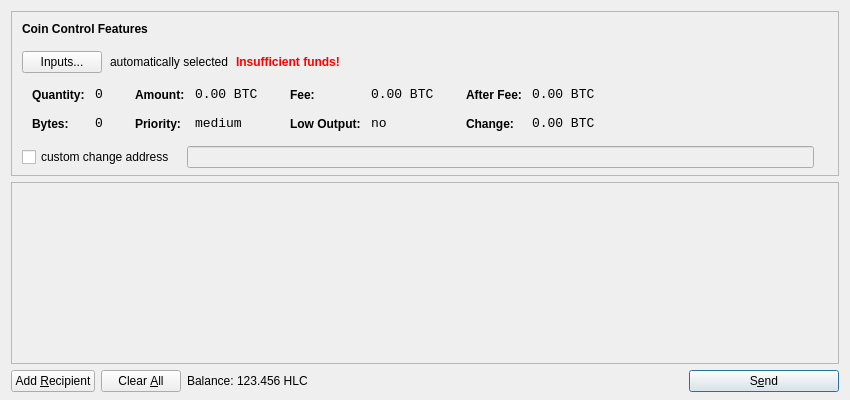
<?xml version="1.0" encoding="UTF-8"?>
<ui version="4.0">
 <class>SendCoinsDialog</class>
 <widget class="QDialog" name="SendCoinsDialog">
  <property name="geometry">
   <rect>
    <x>0</x>
    <y>0</y>
    <width>850</width>
    <height>400</height>
   </rect>
  </property>
  <property name="windowTitle">
   <string>Send Coins</string>
  </property>
  <layout class="QVBoxLayout" name="verticalLayout" stretch="0,1,0">
   <property name="bottomMargin">
    <number>8</number>
   </property>
   <item>
    <widget class="QFrame" name="frameCoinControl">
     <property name="sizePolicy">
      <sizepolicy hsizetype="Expanding" vsizetype="Expanding">
       <horstretch>0</horstretch>
       <verstretch>0</verstretch>
      </sizepolicy>
     </property>
     <property name="maximumSize">
      <size>
       <width>16777215</width>
       <height>16777215</height>
      </size>
     </property>
     <property name="frameShape">
      <enum>QFrame::StyledPanel</enum>
     </property>
     <property name="frameShadow">
      <enum>QFrame::Sunken</enum>
     </property>
     <layout class="QVBoxLayout" name="verticalLayoutCoinControl2">
      <property name="spacing">
       <number>-1</number>
      </property>
      <property name="leftMargin">
       <number>0</number>
      </property>
      <property name="topMargin">
       <number>0</number>
      </property>
      <property name="rightMargin">
       <number>0</number>
      </property>
      <property name="bottomMargin">
       <number>6</number>
      </property>
      <item>
       <layout class="QVBoxLayout" name="verticalLayoutCoinControl" stretch="0,0,0,0,1">
        <property name="spacing">
         <number>0</number>
        </property>
        <property name="leftMargin">
         <number>10</number>
        </property>
        <property name="topMargin">
         <number>10</number>
        </property>
        <item>
         <layout class="QHBoxLayout" name="horizontalLayoutCoinControl1">
          <property name="bottomMargin">
           <number>15</number>
          </property>
          <item>
           <widget class="QLabel" name="labelCoinControlFeatures">
            <property name="sizePolicy">
             <sizepolicy hsizetype="Preferred" vsizetype="Maximum">
              <horstretch>0</horstretch>
              <verstretch>0</verstretch>
             </sizepolicy>
            </property>
            <property name="font">
             <font>
              <weight>75</weight>
              <bold>true</bold>
             </font>
            </property>
            <property name="styleSheet">
             <string notr="true">font-weight:bold;</string>
            </property>
            <property name="text">
             <string>Coin Control Features</string>
            </property>
           </widget>
          </item>
         </layout>
        </item>
        <item>
         <layout class="QHBoxLayout" name="horizontalLayoutCoinControl2" stretch="0,0,0,0">
          <property name="spacing">
           <number>8</number>
          </property>
          <property name="bottomMargin">
           <number>10</number>
          </property>
          <item>
           <widget class="QPushButton" name="pushButtonCoinControl">
            <property name="styleSheet">
             <string notr="true"/>
            </property>
            <property name="text">
             <string>Inputs...</string>
            </property>
           </widget>
          </item>
          <item>
           <widget class="QLabel" name="labelCoinControlAutomaticallySelected">
            <property name="text">
             <string>automatically selected</string>
            </property>
            <property name="margin">
             <number>5</number>
            </property>
           </widget>
          </item>
          <item>
           <widget class="QLabel" name="labelCoinControlInsuffFunds">
            <property name="font">
             <font>
              <weight>75</weight>
              <bold>true</bold>
             </font>
            </property>
            <property name="styleSheet">
             <string notr="true">color:red;font-weight:bold;</string>
            </property>
            <property name="text">
             <string>Insufficient funds!</string>
            </property>
            <property name="margin">
             <number>5</number>
            </property>
           </widget>
          </item>
          <item>
           <spacer name="horizontalSpacerCoinControl">
            <property name="orientation">
             <enum>Qt::Horizontal</enum>
            </property>
            <property name="sizeHint" stdset="0">
             <size>
              <width>40</width>
              <height>1</height>
             </size>
            </property>
           </spacer>
          </item>
         </layout>
        </item>
        <item>
         <widget class="QWidget" name="widgetCoinControl" native="true">
          <property name="sizePolicy">
           <sizepolicy hsizetype="Preferred" vsizetype="Preferred">
            <horstretch>0</horstretch>
            <verstretch>0</verstretch>
           </sizepolicy>
          </property>
          <property name="minimumSize">
           <size>
            <width>0</width>
            <height>0</height>
           </size>
          </property>
          <property name="styleSheet">
           <string notr="true"/>
          </property>
          <layout class="QHBoxLayout" name="horizontalLayoutCoinControl5">
           <property name="margin">
            <number>0</number>
           </property>
           <item>
            <layout class="QHBoxLayout" name="horizontalLayoutCoinControl3" stretch="0,0,0,1">
             <property name="spacing">
              <number>20</number>
             </property>
             <property name="topMargin">
              <number>0</number>
             </property>
             <property name="bottomMargin">
              <number>10</number>
             </property>
             <item>
              <layout class="QFormLayout" name="formLayoutCoinControl1">
               <property name="horizontalSpacing">
                <number>10</number>
               </property>
               <property name="verticalSpacing">
                <number>14</number>
               </property>
               <property name="leftMargin">
                <number>10</number>
               </property>
               <property name="topMargin">
                <number>4</number>
               </property>
               <property name="rightMargin">
                <number>6</number>
               </property>
               <item row="0" column="0">
                <widget class="QLabel" name="labelCoinControlQuantityText">
                 <property name="styleSheet">
                  <string notr="true">font-weight:bold;</string>
                 </property>
                 <property name="text">
                  <string>Quantity:</string>
                 </property>
                 <property name="margin">
                  <number>0</number>
                 </property>
                </widget>
               </item>
               <item row="0" column="1">
                <widget class="QLabel" name="labelCoinControlQuantity">
                 <property name="font">
                  <font>
                   <family>Monospace</family>
                   <pointsize>10</pointsize>
                  </font>
                 </property>
                 <property name="cursor">
                  <cursorShape>IBeamCursor</cursorShape>
                 </property>
                 <property name="contextMenuPolicy">
                  <enum>Qt::ActionsContextMenu</enum>
                 </property>
                 <property name="text">
                  <string notr="true">0</string>
                 </property>
                 <property name="margin">
                  <number>0</number>
                 </property>
                 <property name="textInteractionFlags">
                  <set>Qt::LinksAccessibleByMouse|Qt::TextSelectableByKeyboard|Qt::TextSelectableByMouse</set>
                 </property>
                </widget>
               </item>
               <item row="1" column="0">
                <widget class="QLabel" name="labelCoinControlBytesText">
                 <property name="styleSheet">
                  <string notr="true">font-weight:bold;</string>
                 </property>
                 <property name="text">
                  <string>Bytes:</string>
                 </property>
                </widget>
               </item>
               <item row="1" column="1">
                <widget class="QLabel" name="labelCoinControlBytes">
                 <property name="font">
                  <font>
                   <family>Monospace</family>
                   <pointsize>10</pointsize>
                  </font>
                 </property>
                 <property name="cursor">
                  <cursorShape>IBeamCursor</cursorShape>
                 </property>
                 <property name="contextMenuPolicy">
                  <enum>Qt::ActionsContextMenu</enum>
                 </property>
                 <property name="text">
                  <string notr="true">0</string>
                 </property>
                 <property name="textInteractionFlags">
                  <set>Qt::LinksAccessibleByMouse|Qt::TextSelectableByKeyboard|Qt::TextSelectableByMouse</set>
                 </property>
                </widget>
               </item>
              </layout>
             </item>
             <item>
              <layout class="QFormLayout" name="formLayoutCoinControl2">
               <property name="horizontalSpacing">
                <number>10</number>
               </property>
               <property name="verticalSpacing">
                <number>14</number>
               </property>
               <property name="leftMargin">
                <number>6</number>
               </property>
               <property name="topMargin">
                <number>4</number>
               </property>
               <property name="rightMargin">
                <number>6</number>
               </property>
               <item row="0" column="0">
                <widget class="QLabel" name="labelCoinControlAmountText">
                 <property name="styleSheet">
                  <string notr="true">font-weight:bold;</string>
                 </property>
                 <property name="text">
                  <string>Amount:</string>
                 </property>
                 <property name="margin">
                  <number>0</number>
                 </property>
                </widget>
               </item>
               <item row="0" column="1">
                <widget class="QLabel" name="labelCoinControlAmount">
                 <property name="font">
                  <font>
                   <family>Monospace</family>
                   <pointsize>10</pointsize>
                  </font>
                 </property>
                 <property name="cursor">
                  <cursorShape>IBeamCursor</cursorShape>
                 </property>
                 <property name="contextMenuPolicy">
                  <enum>Qt::ActionsContextMenu</enum>
                 </property>
                 <property name="text">
                  <string notr="true">0.00 BTC</string>
                 </property>
                 <property name="textInteractionFlags">
                  <set>Qt::LinksAccessibleByMouse|Qt::TextSelectableByKeyboard|Qt::TextSelectableByMouse</set>
                 </property>
                </widget>
               </item>
               <item row="1" column="0">
                <widget class="QLabel" name="labelCoinControlPriorityText">
                 <property name="styleSheet">
                  <string notr="true">font-weight:bold;</string>
                 </property>
                 <property name="text">
                  <string>Priority:</string>
                 </property>
                </widget>
               </item>
               <item row="1" column="1">
                <widget class="QLabel" name="labelCoinControlPriority">
                 <property name="font">
                  <font>
                   <family>Monospace</family>
                   <pointsize>10</pointsize>
                  </font>
                 </property>
                 <property name="cursor">
                  <cursorShape>IBeamCursor</cursorShape>
                 </property>
                 <property name="contextMenuPolicy">
                  <enum>Qt::ActionsContextMenu</enum>
                 </property>
                 <property name="text">
                  <string>medium</string>
                 </property>
                 <property name="textInteractionFlags">
                  <set>Qt::LinksAccessibleByMouse|Qt::TextSelectableByKeyboard|Qt::TextSelectableByMouse</set>
                 </property>
                </widget>
               </item>
              </layout>
             </item>
             <item>
              <layout class="QFormLayout" name="formLayoutCoinControl3">
               <property name="horizontalSpacing">
                <number>10</number>
               </property>
               <property name="verticalSpacing">
                <number>14</number>
               </property>
               <property name="leftMargin">
                <number>6</number>
               </property>
               <property name="topMargin">
                <number>4</number>
               </property>
               <property name="rightMargin">
                <number>6</number>
               </property>
               <item row="0" column="0">
                <widget class="QLabel" name="labelCoinControlFeeText">
                 <property name="styleSheet">
                  <string notr="true">font-weight:bold;</string>
                 </property>
                 <property name="text">
                  <string>Fee:</string>
                 </property>
                 <property name="margin">
                  <number>0</number>
                 </property>
                </widget>
               </item>
               <item row="0" column="1">
                <widget class="QLabel" name="labelCoinControlFee">
                 <property name="font">
                  <font>
                   <family>Monospace</family>
                   <pointsize>10</pointsize>
                  </font>
                 </property>
                 <property name="cursor">
                  <cursorShape>IBeamCursor</cursorShape>
                 </property>
                 <property name="contextMenuPolicy">
                  <enum>Qt::ActionsContextMenu</enum>
                 </property>
                 <property name="text">
                  <string notr="true">0.00 BTC</string>
                 </property>
                 <property name="textInteractionFlags">
                  <set>Qt::LinksAccessibleByMouse|Qt::TextSelectableByKeyboard|Qt::TextSelectableByMouse</set>
                 </property>
                </widget>
               </item>
               <item row="1" column="0">
                <widget class="QLabel" name="labelCoinControlLowOutputText">
                 <property name="styleSheet">
                  <string notr="true">font-weight:bold;</string>
                 </property>
                 <property name="text">
                  <string>Low Output:</string>
                 </property>
                </widget>
               </item>
               <item row="1" column="1">
                <widget class="QLabel" name="labelCoinControlLowOutput">
                 <property name="font">
                  <font>
                   <family>Monospace</family>
                   <pointsize>10</pointsize>
                  </font>
                 </property>
                 <property name="cursor">
                  <cursorShape>IBeamCursor</cursorShape>
                 </property>
                 <property name="contextMenuPolicy">
                  <enum>Qt::ActionsContextMenu</enum>
                 </property>
                 <property name="text">
                  <string>no</string>
                 </property>
                 <property name="textInteractionFlags">
                  <set>Qt::LinksAccessibleByMouse|Qt::TextSelectableByKeyboard|Qt::TextSelectableByMouse</set>
                 </property>
                </widget>
               </item>
              </layout>
             </item>
             <item>
              <layout class="QFormLayout" name="formLayoutCoinControl4">
               <property name="horizontalSpacing">
                <number>10</number>
               </property>
               <property name="verticalSpacing">
                <number>14</number>
               </property>
               <property name="leftMargin">
                <number>6</number>
               </property>
               <property name="topMargin">
                <number>4</number>
               </property>
               <property name="rightMargin">
                <number>6</number>
               </property>
               <item row="0" column="0">
                <widget class="QLabel" name="labelCoinControlAfterFeeText">
                 <property name="styleSheet">
                  <string notr="true">font-weight:bold;</string>
                 </property>
                 <property name="text">
                  <string>After Fee:</string>
                 </property>
                 <property name="margin">
                  <number>0</number>
                 </property>
                </widget>
               </item>
               <item row="0" column="1">
                <widget class="QLabel" name="labelCoinControlAfterFee">
                 <property name="font">
                  <font>
                   <family>Monospace</family>
                   <pointsize>10</pointsize>
                  </font>
                 </property>
                 <property name="cursor">
                  <cursorShape>IBeamCursor</cursorShape>
                 </property>
                 <property name="contextMenuPolicy">
                  <enum>Qt::ActionsContextMenu</enum>
                 </property>
                 <property name="text">
                  <string notr="true">0.00 BTC</string>
                 </property>
                 <property name="textInteractionFlags">
                  <set>Qt::LinksAccessibleByMouse|Qt::TextSelectableByKeyboard|Qt::TextSelectableByMouse</set>
                 </property>
                </widget>
               </item>
               <item row="1" column="0">
                <widget class="QLabel" name="labelCoinControlChangeText">
                 <property name="styleSheet">
                  <string notr="true">font-weight:bold;</string>
                 </property>
                 <property name="text">
                  <string>Change:</string>
                 </property>
                </widget>
               </item>
               <item row="1" column="1">
                <widget class="QLabel" name="labelCoinControlChange">
                 <property name="font">
                  <font>
                   <family>Monospace</family>
                   <pointsize>10</pointsize>
                  </font>
                 </property>
                 <property name="cursor">
                  <cursorShape>IBeamCursor</cursorShape>
                 </property>
                 <property name="contextMenuPolicy">
                  <enum>Qt::ActionsContextMenu</enum>
                 </property>
                 <property name="text">
                  <string notr="true">0.00 BTC</string>
                 </property>
                 <property name="textInteractionFlags">
                  <set>Qt::LinksAccessibleByMouse|Qt::TextSelectableByKeyboard|Qt::TextSelectableByMouse</set>
                 </property>
                </widget>
               </item>
              </layout>
             </item>
            </layout>
           </item>
          </layout>
         </widget>
        </item>
        <item>
         <layout class="QHBoxLayout" name="horizontalLayoutCoinControl4" stretch="0,0,0">
          <property name="spacing">
           <number>12</number>
          </property>
          <property name="sizeConstraint">
           <enum>QLayout::SetDefaultConstraint</enum>
          </property>
          <property name="topMargin">
           <number>5</number>
          </property>
          <property name="rightMargin">
           <number>5</number>
          </property>
          <item>
           <widget class="QCheckBox" name="checkBoxCoinControlChange">
            <property name="text">
             <string>custom change address</string>
            </property>
           </widget>
          </item>
          <item>
           <widget class="QLineEdit" name="lineEditCoinControlChange">
            <property name="enabled">
             <bool>false</bool>
            </property>
            <property name="sizePolicy">
             <sizepolicy hsizetype="Expanding" vsizetype="Fixed">
              <horstretch>0</horstretch>
              <verstretch>0</verstretch>
             </sizepolicy>
            </property>
           </widget>
          </item>
          <item>
           <widget class="QLabel" name="labelCoinControlChangeLabel">
            <property name="sizePolicy">
             <sizepolicy hsizetype="Preferred" vsizetype="Expanding">
              <horstretch>0</horstretch>
              <verstretch>0</verstretch>
             </sizepolicy>
            </property>
            <property name="minimumSize">
             <size>
              <width>0</width>
              <height>0</height>
             </size>
            </property>
            <property name="text">
             <string/>
            </property>
            <property name="margin">
             <number>3</number>
            </property>
           </widget>
          </item>
         </layout>
        </item>
        <item>
         <spacer name="verticalSpacerCoinControl">
          <property name="orientation">
           <enum>Qt::Vertical</enum>
          </property>
          <property name="sizeHint" stdset="0">
           <size>
            <width>800</width>
            <height>1</height>
           </size>
          </property>
         </spacer>
        </item>
       </layout>
      </item>
     </layout>
    </widget>
   </item>
   <item>
    <widget class="QScrollArea" name="scrollArea">
     <property name="widgetResizable">
      <bool>true</bool>
     </property>
     <widget class="QWidget" name="scrollAreaWidgetContents">
      <property name="geometry">
       <rect>
        <x>0</x>
        <y>0</y>
        <width>830</width>
        <height>165</height>
       </rect>
      </property>
      <layout class="QVBoxLayout" name="verticalLayout_2">
       <property name="margin">
        <number>0</number>
       </property>
       <item>
        <layout class="QVBoxLayout" name="entries">
         <property name="spacing">
          <number>6</number>
         </property>
        </layout>
       </item>
       <item>
        <spacer name="verticalSpacer">
         <property name="orientation">
          <enum>Qt::Vertical</enum>
         </property>
         <property name="sizeHint" stdset="0">
          <size>
           <width>20</width>
           <height>40</height>
          </size>
         </property>
        </spacer>
       </item>
      </layout>
     </widget>
    </widget>
   </item>
   <item>
    <layout class="QHBoxLayout" name="horizontalLayout">
     <item>
      <widget class="QPushButton" name="addButton">
       <property name="toolTip">
        <string>Send to multiple recipients at once</string>
       </property>
       <property name="text">
        <string>Add &amp;Recipient</string>
       </property>
       <property name="icon">
        <iconset resource="../bitcoin.qrc">
         <normaloff>:/icons/add</normaloff>:/icons/add</iconset>
       </property>
       <property name="autoDefault">
        <bool>false</bool>
       </property>
      </widget>
     </item>
     <item>
      <widget class="QPushButton" name="clearButton">
       <property name="sizePolicy">
        <sizepolicy hsizetype="Minimum" vsizetype="Fixed">
         <horstretch>0</horstretch>
         <verstretch>0</verstretch>
        </sizepolicy>
       </property>
       <property name="toolTip">
        <string>Remove all transaction fields</string>
       </property>
       <property name="text">
        <string>Clear &amp;All</string>
       </property>
       <property name="icon">
        <iconset resource="../bitcoin.qrc">
         <normaloff>:/icons/remove</normaloff>:/icons/remove</iconset>
       </property>
       <property name="autoRepeatDelay">
        <number>300</number>
       </property>
       <property name="autoDefault">
        <bool>false</bool>
       </property>
      </widget>
     </item>
     <item>
      <layout class="QHBoxLayout" name="horizontalLayout_2">
       <property name="spacing">
        <number>3</number>
       </property>
       <item>
        <widget class="QLabel" name="label">
         <property name="text">
          <string>Balance:</string>
         </property>
        </widget>
       </item>
       <item>
        <widget class="QLabel" name="labelBalance">
         <property name="cursor">
          <cursorShape>IBeamCursor</cursorShape>
         </property>
         <property name="text">
          <string>123.456 HLC</string>
         </property>
         <property name="textInteractionFlags">
          <set>Qt::LinksAccessibleByMouse|Qt::TextSelectableByKeyboard|Qt::TextSelectableByMouse</set>
         </property>
        </widget>
       </item>
      </layout>
     </item>
     <item>
      <spacer name="horizontalSpacer">
       <property name="orientation">
        <enum>Qt::Horizontal</enum>
       </property>
       <property name="sizeHint" stdset="0">
        <size>
         <width>40</width>
         <height>20</height>
        </size>
       </property>
      </spacer>
     </item>
     <item>
      <widget class="QPushButton" name="sendButton">
       <property name="minimumSize">
        <size>
         <width>150</width>
         <height>0</height>
        </size>
       </property>
       <property name="toolTip">
        <string>Confirm the send action</string>
       </property>
       <property name="text">
        <string>S&amp;end</string>
       </property>
       <property name="icon">
        <iconset resource="../bitcoin.qrc">
         <normaloff>:/icons/send</normaloff>:/icons/send</iconset>
       </property>
       <property name="default">
        <bool>true</bool>
       </property>
      </widget>
     </item>
    </layout>
   </item>
  </layout>
 </widget>
 <resources>
  <include location="../bitcoin.qrc"/>
 </resources>
 <connections/>
</ui>
